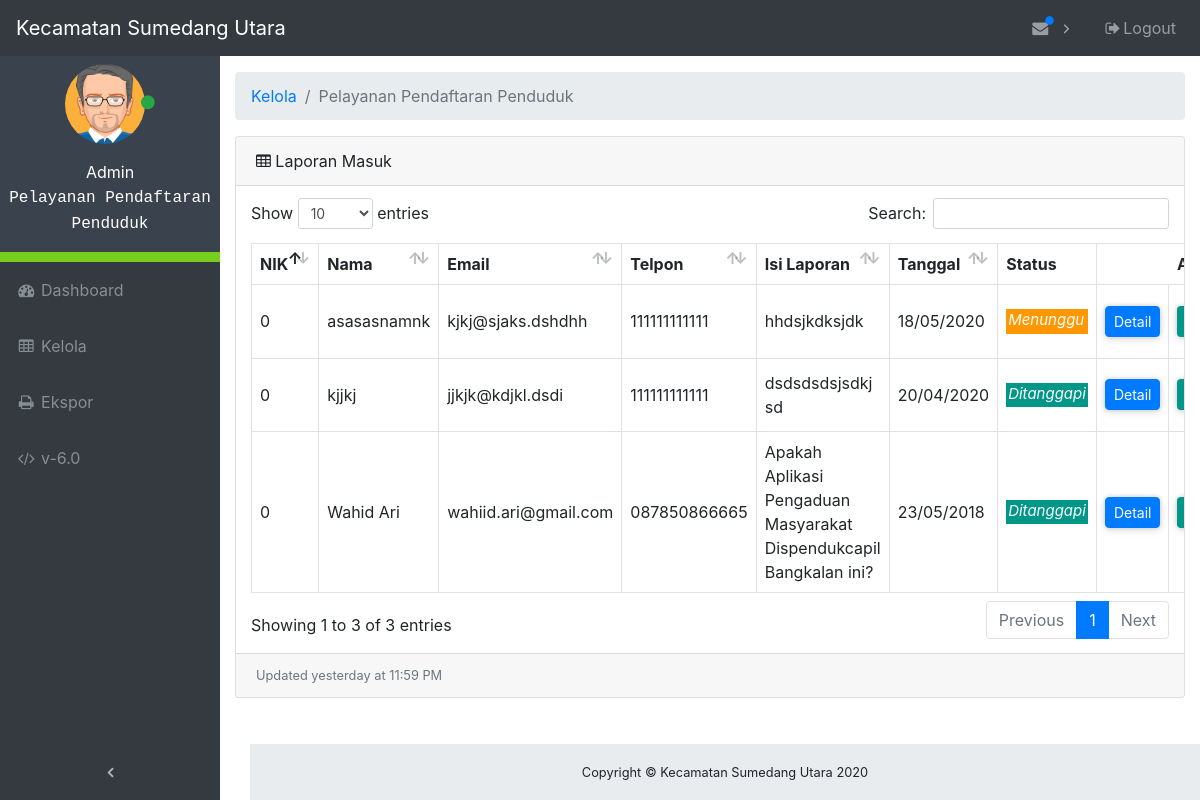
The app's page /admin/tables.php (signed in), older data.
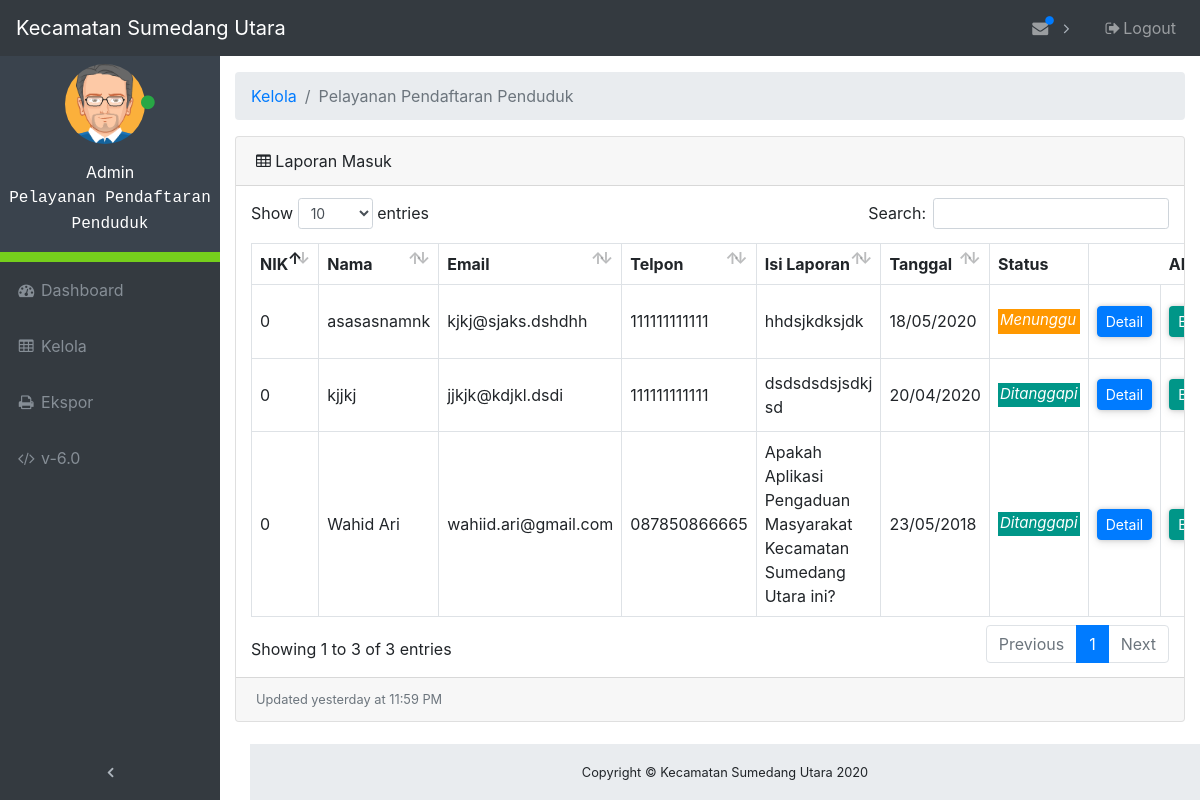
The same page, newer data.
### tables this page shows
CREATE TABLE `divisi` (
  `id_divisi` int(11) NOT NULL,
  `nama_divisi` varchar(64) NOT NULL
);

CREATE TABLE `laporan` (
  `id` int(11) NOT NULL,
  `nama` varchar(64) NOT NULL,
  `nik` int(18) NOT NULL,
  `email` varchar(64) NOT NULL,
  `telpon` varchar(12) NOT NULL,
  `alamat` varchar(256) NOT NULL,
  `tujuan` int(11) NOT NULL,
  `isi` varchar(2048) NOT NULL,
  `tanggal` timestamp NOT NULL DEFAULT CURRENT_TIMESTAMP ON UPDATE CURRENT_TIMESTAMP,
  `status` varchar(12) NOT NULL
);

### admin/database.php (called while the page is built, shortened)
<?php
$db_host = "localhost";
$db_user = "root";
$db_pass = "";
$db_name = "kp";
try {
    $db = new PDO("mysql:host=$db_host;dbname=$db_name", $db_user, $db_pass);
} catch(PDOException $e) {
    die("Terjadi masalah: " . $e->getMessage());
}
function logged_admin () {
    global $db, $admin_login, $divisi, $id_admin;
    $sql = "SELECT * FROM admin, divisi WHERE admin.username = :username AND admin.divisi = divisi.id_divisi";
    $stmt = $db->prepare($sql);
    $stmt->bindValue(':username', $admin_login);
    $stmt->execute();
    foreach ($stmt as $col) {
        $divisi = $col['nama_divisi'];
        $id_admin = $col['id_admin'];
    }
}

### admin/tables.php (the view, shortened to what this page needs)
<?php
    require_once("database.php");
    logged_admin ();
?>
<!DOCTYPE html>
<html lang="en">
<head>
    <link href="vendor/bootstrap/css/bootstrap.css" rel="stylesheet">
    <link href="vendor/font-awesome/css/font-awesome.min.css" rel="stylesheet" type="text/css">
    <link href="vendor/datatables/dataTables.bootstrap4.css" rel="stylesheet">
    <link href="css/admin.css" rel="stylesheet">
</head>
<body class="fixed-nav sticky-footer" id="page-top">
    <nav class="navbar navbar-expand-lg navbar-dark bg-dark fixed-top" id="mainNav">
        <a class="navbar-brand" href="index">Kecamatan Sumedang Utara</a>
        <div class="collapse navbar-collapse" id="navbarResponsive">
            <ul class="navbar-nav navbar-sidenav sidebar-menu" id="exampleAccordion">
                <li class="sidebar-profile nav-item" data-toggle="tooltip" data-placement="right" title="Admin">
                    <div class="profile-main">
                        <p class="image">
                            <img alt="image" src="images/avatar1.png" width="80">
                            <span class="status"><i class="fa fa-circle text-success"></i></span>
                        </p>
                        <p>
                            <span class="">Admin</span><br>
                            <span class="user" style="font-family: monospace;"><?php echo $divisi; ?></span>
                        </p>
                    </div>
                </li>
                <li class="nav-item" data-toggle="tooltip" data-placement="right" title="Dashboard">
                    <a class="nav-link" href="index">
                        <i class="fa fa-fw fa-dashboard"></i>
                        <span class="nav-link-text">Dashboard</span>
                    </a>
                </li>
                <li class="nav-item" data-toggle="tooltip" data-placement="right" title="Tables">
                    <a class="nav-link" href="tables">
                        <i class="fa fa-fw fa-table"></i>
                        <span class="nav-link-text">Kelola</span>
                    </a>
                </li>
                <li class="nav-item" data-toggle="tooltip" data-placement="right" title="Export">
                    <a class="nav-link" href="export">
                        <i class="fa fa-fw fa-print"></i>
                        <span class="nav-link-text">Ekspor</span>
                    </a>
                </li>
                <li class="nav-item" data-toggle="tooltip" data-placement="right" title="Version">
                    <a class="nav-link" href="#VersionModal" data-toggle="modal" data-target="#VersionModal">
                        <i class="fa fa-fw fa-code"></i>
                        <span class="nav-link-text">v-6.0</span>
                    </a>
                </li>
            </ul>
            <ul class="navbar-nav sidenav-toggler">
                <li class="nav-item">
                    <a class="nav-link text-center" id="sidenavToggler">
                        <i class="fa fa-fw fa-angle-left"></i>
                    </a>
                </li>
            </ul>
            <ul class="navbar-nav ml-auto">
                <li class="nav-item dropdown">
                    <a class="nav-link dropdown-toggle mr-lg-2" id="messagesDropdown" href="#" data-toggle="dropdown" aria-haspopup="true" aria-expanded="false">
                        <i class="fa fa-fw fa-envelope"></i>
                        <span class="indicator text-primary d-none d-lg-block">
                            <i class="fa fa-fw fa-circle"></i>
                        </span>
                    </a>
                    <?php
                        $statement = $db->query("SELECT * FROM laporan ORDER BY laporan.id DESC LIMIT 1");
                     ?>
                </li>
                <li class="nav-item">
                    <a class="nav-link" data-toggle="modal" data-target="#exampleModal">
                        <i class="fa fa-fw fa-sign-out"></i>Logout
                    </a>
                </li>
            </ul>
        </div>
    </nav>
    <div class="content-wrapper">
        <div class="container-fluid">
            <ol class="breadcrumb">
                <li class="breadcrumb-item">
                    <a href="#">Kelola</a>
                </li>
                <li class="breadcrumb-item active"><?php echo $divisi; ?></li>
            </ol>
            <div class="card mb-3">
                <div class="card-header">
                    <i class="fa fa-table"></i> Laporan Masuk
                </div>
                <div class="card-body">
                    <div class="table-responsive">
                        <table class="table table-bordered" id="dataTable">
                            <thead>
                                <tr>
                                    <th>NIK</th>
                                    <th>Nama</th>
                                    <th>Email</th>
                                    <th>Telpon</th>
                                    <th>Isi Laporan</th>
                                    <th>Tanggal</th>
                                    <th class="sorting_asc_disabled sorting_desc_disabled">Status</th>
                                    <th class="th-no-border sorting_asc_disabled sorting_desc_disabled"></th>
                                    <th class="th-no-border sorting_asc_disabled sorting_desc_disabled" style="text-align:right">Aksi</th>
                                </tr>
                            </thead>
                            <tbody>
<?php
    if ($id_admin > 0) {
        $statement = $db->query("SELECT * FROM laporan, divisi WHERE laporan.tujuan = divisi.id_divisi AND laporan.tujuan = $id_admin ORDER BY laporan.id DESC");
    } else {
        $statement = $db->query("SELECT * FROM `laporan` ORDER BY id DESC");
    }
    foreach ($statement as $key ) {
        $mysqldate = $key['tanggal'];
        $phpdate = strtotime($mysqldate);
        $tanggal = date( 'd/m/Y', $phpdate);
        $status  = $key['status'];
        if($status == "Ditanggapi") {
            $style_status = "<p style=\"background-color:#009688;color:#fff;padding-left:2px;padding-right:2px;padding-bottom:2px;margin-top:16px;font-size:15px;font-style:italic;\">Ditanggapi</p>";
        } else {
            $style_status = "<p style=\"background-color:#FF9800;color:#fff;padding-left:2px;padding-right:2px;padding-bottom:2px;margin-top:16px;font-size:15px;font-style:italic;\">Menunggu</p>";
        }
?>
                                <tr>
                                    <td><?php echo $key['nik']; ?></td>
                                    <td><?php echo $key['nama']; ?></td>
                                    <td><?php echo $key['email']; ?></td>
                                    <td><?php echo $key['telpon']; ?></td>
                                    <td><?php echo $key['isi']; ?></td>
                                    <td><?php echo $tanggal; ?></td>
                                    <td><?php echo $style_status; ?></td>
                                    <td class="td-no-border">
                                        <button type="button" class="btn btn-primary btn-sm btn-custom card-shadow-2" data-toggle="modal" data-target="#ModalDetail<?php echo $key['id']; ?>">
                                            Detail
                                        </button>
                                    </td>
                                    <td class="td-no-border">
                                        <button type="button" class="btn btn-primary-custom btn-sm btn-custom card-shadow-2" data-toggle="modal" data-target="#ModalBalas<?php echo $key['id']; ?>">
                                        </button>
                                    </td>
                                </tr>
<?php
    }
?>
                            </tbody>
                        </table>
                    </div>
                </div>
                <div class="card-footer small text-muted">Updated yesterday at 11:59 PM</div>
            </div>
        </div>
        <footer class="sticky-footer">
            <div class="container">
                <div class="text-center">
                    <small>Copyright © Kecamatan Sumedang Utara 2020</small>
                </div>
            </div>
        </footer>
    </div>
</body>
</html>

### admin/css/admin.css (style rules this page uses)
html { position: relative; min-height: 100%; }
body { overflow-x: hidden; }
body.sticky-footer { margin-bottom: 56px; }
body.sticky-footer .content-wrapper { min-height: calc(100vh - 56px - 56px); }
body.fixed-nav { padding-top: 56px; }
.content-wrapper { min-height: calc(100vh - 56px); padding-top: 1rem; }
#mainNav .navbar-collapse { overflow: auto; max-height: 75vh; }
#mainNav .navbar-collapse .navbar-nav .nav-item .nav-link { cursor: pointer; }
#mainNav .navbar-collapse .sidenav-toggler { display: none; }
#mainNav .navbar-collapse .navbar-nav > .nav-item.dropdown > .nav-link { position: relative; min-width: 45px; }
#mainNav .navbar-collapse .navbar-nav > .nav-item.dropdown > .nav-link:after { float: right; width: auto; content: '\f105'; border: none; font-family: 'FontAwesome'; }
#mainNav .navbar-collapse .navbar-nav > .nav-item.dropdown > .nav-link .indicator { position: absolute; top: 5px; left: 21px; font-size: 10px; }
@media (min-width: 992px) { #mainNav .navbar-brand { width: 250px; } }
@media (min-width: 992px) { #mainNav .navbar-collapse { overflow: visible; max-height: none; } }
@media (min-width: 992px) { #mainNav .navbar-collapse .navbar-sidenav { position: absolute; top: 0; left: 0; -webkit-flex-direction: column; -ms-flex-direction: column; flex-direction: column; margin-top: 56px; } }
@media (min-width: 992px) { #mainNav .navbar-collapse .navbar-sidenav > .nav-item { width: 220px; padding: 0; } }
@media (min-width: 992px) { #mainNav .navbar-collapse .navbar-sidenav > .nav-item > .nav-link { padding: 1em; } }
@media (min-width: 992px) { #mainNav .navbar-collapse .navbar-nav > .nav-item.dropdown > .nav-link { min-width: 0; } }
@media (min-width: 992px) { #mainNav .navbar-collapse .navbar-nav > .nav-item.dropdown > .nav-link:after { width: 24px; text-align: center; } }
#mainNav.fixed-top .sidenav-toggler { display: none; }
@media (min-width: 992px) { #mainNav.fixed-top .navbar-sidenav { height: calc(110vh - 112px); } }
@media (min-width: 992px) { #mainNav.fixed-top .sidenav-toggler { position: absolute; top: 0; left: 0; display: flex; -webkit-flex-direction: column; -ms-flex-direction: column; flex-direction: column; margin-top: calc(100vh - 56px); } }
@media (min-width: 992px) { #mainNav.fixed-top .sidenav-toggler > .nav-item { width: 220px; padding: 0; } }
@media (min-width: 992px) { #mainNav.fixed-top .sidenav-toggler > .nav-item > .nav-link { padding: 1em; } }
#mainNav.fixed-top.navbar-dark .sidenav-toggler a i { color: #adb5bd; }
.content-wrapper { overflow-x: hidden; background: white; }
@media (min-width: 992px) { .content-wrapper { margin-left: 220px; } }
#sidenavToggler i { font-weight: 800; }
#mainNav.navbar-dark .navbar-collapse .navbar-sidenav > .nav-item > .nav-link { color: #868e96; }
#mainNav.navbar-dark .navbar-collapse .navbar-nav > .nav-item.dropdown > .nav-link:after { color: #adb5bd; }
@media (min-width: 992px) { #mainNav.navbar-dark .navbar-collapse .navbar-sidenav { background: #343a40; } }
footer.sticky-footer { position: absolute; right: 0; bottom: 0; width: 100%; height: 56px; background-color: #e9ecef; line-height: 55px; }
@media (min-width: 992px) { footer.sticky-footer { width: calc(100% - 250px); } }
ul.sidebar-menu li.sidebar-profile { background-color: #3A434D; padding: 10px; color: #fff; text-align: center; border-bottom: 10px solid #76CF1C; }
ul.sidebar-menu li.sidebar-profile .image img { border-radius: 60%; }
ul.sidebar-menu li.sidebar-profile .status { margin-top: -10px; font-size: 7; margin-left: -9px; }
ul.sidebar-menu li.sidebar-profile .profile-main { margin-top: 8px; }
.btn-custom { display: inline-block; }
table th.th-no-border { border: none; }
.card-shadow-2 { border-radius: 4px; box-shadow: 0 0px 5px 0 rgba(0, 0, 0, 0.16), 0 2px 10px 0 rgba(0, 0, 0, 0.12); }
.btn-primary-custom { color: #fff; background-color: #009688; }

Row changes from the older to the newer data that the page shows:
changed laporan "Wahid Ari": isi "Apakah Aplikasi Pengaduan Masyarakat Dispendukcapil Bangkalan ini?" → "Apakah Aplikasi Pengaduan Masyarakat Kecamatan Sumedang Utara ini?"
